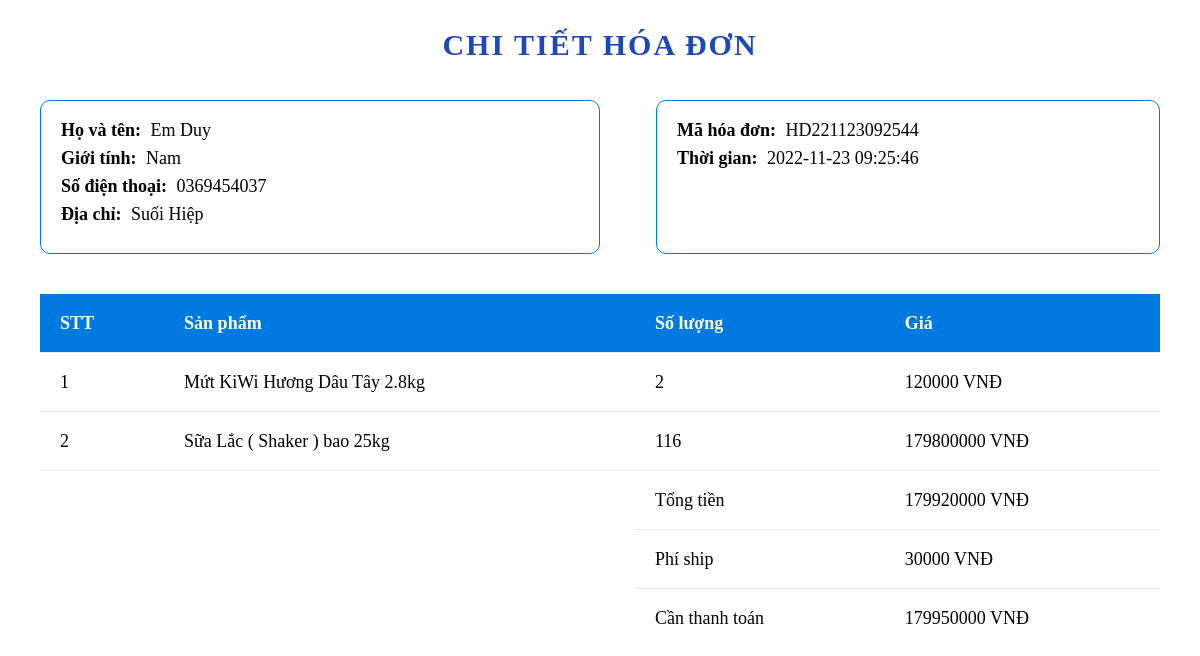
Screenshot of /admin/hoa-don/in-hoa-don.php?mahd=HD221123092544 with the database file from the repository.
### tables this page shows
CREATE TABLE `don_hang` (
  `ma_donhang` varchar(30) NOT NULL,
  `ten_kh` varchar(100) NOT NULL,
  `gioi_tinh` tinyint(1) NOT NULL,
  `dia_chi` varchar(200) NOT NULL,
  `so_dt` varchar(11) NOT NULL,
  `tg_dat` datetime NOT NULL,
  `tg_giao` datetime DEFAULT NULL,
  `tinh_trang_tt` tinyint(1) DEFAULT NULL,
  `tinh_trang_giaohang` tinyint(1) DEFAULT NULL,
  `tong_tien` int(11) NOT NULL
);

CREATE TABLE `chi_tiet_don_hang` (
  `ma_ctdh` int(11) NOT NULL,
  `san_pham` varchar(10) NOT NULL,
  `so_luong` int(11) NOT NULL,
  `don_hang` varchar(30) NOT NULL
);

CREATE TABLE `san_pham` (
  `ma_sp` varchar(10) NOT NULL,
  `ten_sp` varchar(100) NOT NULL,
  `gia` int(11) NOT NULL,
  `mo_ta` varchar(1000) NOT NULL,
  `danh_muc` varchar(10) NOT NULL,
  `hinh_anh` varchar(200) NOT NULL
);

### admin/hoa-don/in-hoa-don.php (the view, shortened to what this page needs)
<!DOCTYPE html>
<html lang="en">
<head>
    <link rel="stylesheet" href="../../assets/css/main.css">
</head>
<body onload="window.print();">
    <?php
        include("../../block/connection.php");
        if(isset($_GET["mahd"]))
        {
            $maHD = $_GET["mahd"];
            echo '<div class="container">
            <h3 class="admin-product--title size-title">Chi tiết hóa đơn</h3>';
            $query = "SELECT `ma_donhang`, `ten_kh`, `gioi_tinh`, `dia_chi`, `so_dt`, `tg_dat` FROM `don_hang` where `ma_donhang` = '$maHD'" ;
            $result = mysqli_query($conn, $query);
            if($result)
            {
                if(mysqli_num_rows($result) != 0)
                {
                    $row = mysqli_fetch_array($result);
                    echo '<div class="detial-info">
                        <div class="info-customer">
                            <p class="customer-name"> <b>Họ và tên: </b>'.$row['ten_kh'].'</p>';
                            echo '<p class="customer-gt"> <b>Giới tính: </b>';
                            if($row['gioi_tinh']==0) echo 'Nữ'; else echo 'Nam';
                            echo '</p>
                            <p class="customer-phone"><b>Số điện thoại: </b>'.$row['so_dt'].'</p>
                            <p class="customer-address"><b>Địa chỉ: </b>'.$row['dia_chi'].'</p>
                        </div>
                        <div class="info-receipt">
                            <p class="receipt-id"><b>Mã hóa đơn: </b> '.$row['ma_donhang'].'</p>
                            <p class="receipt-date"><b>Thời gian: </b>'.$row['tg_dat'].'</p>
                        </div>
                    </div>';
                }
                echo '<div class="detail-content">';
                    echo '
                    <table>
                        <tr>
                            <td>STT</td>
                            <td>Sản phẩm</td>
                            <td>Số lượng</td>
                            <td>Giá</td>
                        </tr>';
                $query = "SELECT san_pham.ten_sp, san_pham.gia, chi_tiet_don_hang.so_luong FROM `chi_tiet_don_hang` INNER JOIN `san_pham` ON chi_tiet_don_hang.san_pham = san_pham.ma_sp INNER JOIN don_hang on don_hang.ma_donhang = chi_tiet_don_hang.don_hang WHERE chi_tiet_don_hang.don_hang = '$maHD'";
                $result = mysqli_query($conn, $query);
                if($result)
                {
                    $sott = 1;
                    $tongTien = 0;
                    if(mysqli_num_rows($result) != 0)
                    {
                        while($row = mysqli_fetch_array($result))
                        {
                            $tongTien = $tongTien + ($row['so_luong']*$row['gia']);
                            echo "<tr>";
                            echo "<td>".$sott++."</td>";
                            echo "<td>".$row['ten_sp']."</td>";
                            echo "<td>".$row['so_luong']."</td>";
                            echo "<td> <span class='money'>".$row['so_luong']*$row['gia']." </span> VNĐ</td>";
                            echo "</tr>";
                        }
                    }
                }
                    echo "<tr>
                        <td rowspan='3'></td>
                        <td rowspan='3'></td>
                        <td>Tổng tiền</td>
                        <td><span class='money'>".$tongTien."</span> VNĐ</td>
                    </tr>";
                    echo "<tr>
                        <td>Phí ship</td>
                        <td><span class='money'>30000</span> VNĐ</td>
                    </tr>";
                    $canTT = $tongTien+30000;
                    echo "<tr>
                        <td>Cần thanh toán</td>
                        <td><span class='money'>".$canTT."</span> VNĐ</td>
                    </tr>";
                echo'</table>
                    ';
                echo '</div>';
            }
            echo '</div>';
        }
    ?>
</body>
</html>

### assets/css/stucture.css (style rules this page uses)
.container { max-width: 1250px; margin: 0 auto; padding: 30px 40px 40px 40px; }

### assets/css/footer.css (style rules this page uses)
* { margin: 0; padding: 0; box-sizing: border-box; font-family: "Poppins", sans-serif; }

### assets/css/admin.css (style rules this page uses)
body { position: relative; }

### assets/css/mai-thi.css (style rules this page uses)
:root { --bg1:#9b59b6; --bg2:#3498db; --bg :#D7E1EC; }
* { margin: 0; padding: 0; }

### assets/css/contact.css (style rules this page uses)
* { margin: 0; padding: 0; box-sizing: border-box; font-family: "Poppins", sans-serif; }

### assets/css/cart.css (style rules this page uses)
.container { position: relative; }

### assets/css/admin_product.css (style rules this page uses)
.admin-product--title { text-align: center; color: #1d48ba; margin-bottom: 0; }

### assets/css/hoa-don.css (style rules this page uses)
.size-title { font-size: 30px; text-transform: uppercase; font-weight: bold; letter-spacing: 2px; margin: 0 20px 20px; }
.detial-info { margin-top: 40px; display: flex; justify-content: space-between; font-size: 18px; }
.info-customer { padding: 20px; width: 50%; border-radius: 10px; border: 1px solid #007AE1; }
.info-receipt { border: 1px solid #007AE1; padding: 20px; width: 45%; border-radius: 10px; }
.detial-info p > b { font-weight: bold; padding-right: 5px; }
.detial-info p { margin-bottom: 10px; }
.detail-content { margin-top: 40px; }
.detail-content table { width: 100%; font-size: 18px; }
.detail-content > table > tbody > tr:first-child { background: #007AE1; font-size: 18px; font-weight: bold; color: white; }
.detail-content > table > tbody > tr > td { padding: 20px; }
.detail-content > table > tbody > tr:not(:last-child) { border-bottom: 1px solid #e4eaf1; }

### rows the page displays
don_hang: ten_kh "Em Duy", so_dt "0369454037", dia_chi "Suối Hiệp", ma_donhang "HD221123092544", tg_dat "2022-11-23 09:25:46"
chi_tiet_don_hang: san_pham.ten_sp "Mứt KiWi Hương Dâu Tây 2.8kg", so_luong "2", $row['so_luong']*$row['gia'] "120000"
chi_tiet_don_hang: san_pham.ten_sp "Sữa Lắc ( Shaker ) bao 25kg", so_luong "116", $row['so_luong']*$row['gia'] "179800000"

### other values shown
$tongTien "179920000"
$canTT "179950000"
